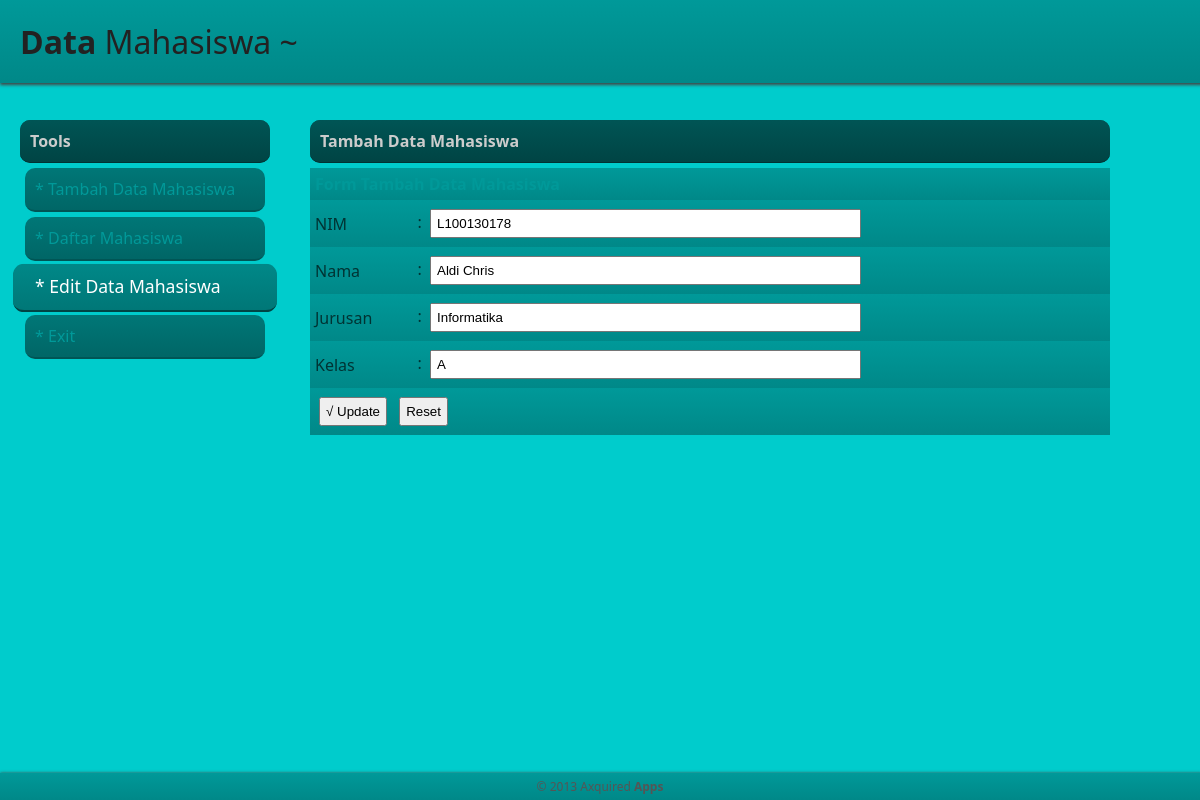
Screenshot of /front.php?n=editData&idEdit=3 with the database file from the repository.
### tables this page shows
CREATE TABLE IF NOT EXISTS `mhs` (
  `id` int(3) NOT NULL,
  `nim` varchar(11) NOT NULL,
  `nama` varchar(30) NOT NULL,
  `jurusan` varchar(30) NOT NULL,
  `kelas` varchar(2) NOT NULL
);

### inc/editData.php (the view, shortened to what this page needs)
<span>Tambah Data Mahasiswa </span>
<?php
	$id = $_GET[idEdit];
	$q = mysql_query("SELECT * FROM mhs WHERE id='$id'");
	while($ed=mysql_fetch_array($q)){
?>
<form id="formAdd" method="post">
<table width="100%" border="0" cellspacing="0" cellpadding="5">
  <thead>
    <th align="left" colspan="2">Form Tambah Data Mahasiswa</th>
  </thead>
  <tbody>
  <tr>
    <td>NIM</td>
    <td>: <input type="text" name="nim" placeholder="NIM" size="50" value="<?php echo $ed[nim]; ?>" required></td>
  </tr>
  <tr>
    <td>Nama</td>
    <td>: <input type="text" name="nama" placeholder="Nama Mahasiswa" size="50" value="<?php echo $ed[nama]; ?>" required></td>
  </tr>
  <tr>
    <td>Jurusan</td>
    <td>: <input type="text" name="jurusan" placeholder="Jurusan" size="50" value="<?php echo $ed[jurusan] ?>" required></td>
  </tr>
  <tr>
    <td>Kelas</td>
    <td>: <input type="text" name="kelas" placeholder="Kelas" size="50" value="<?php echo $ed[kelas] ?>" required></td>
  </tr>
  <tr>
    <td colspan="2"><input type="submit" name="UPDATE" value="&radic; Update"> <input type="reset"></td>
  </tr>
  </tbody>
</table>
</form>
<?php
}
?>

### defaultCSS.css (style rules this page uses)
body { margin:0; padding:0; background-color:#00CCCC; font-family:"Segoe UI", "Trebuchet MS", Verdana; }
.leftMenu > span, .leftMenu > a, .rightContent > span { display:block; padding:10px; border-radius: 10px; }
div#contenMid .leftMenu span, div#contenMid .rightContent span { background-image:-moz-linear-gradient(top, #005555, #004444); background-image:-webkit-linear-gradient(top, #005555, #004444); background-color:#005555; color:#CCC; border-bottom:#003333 1px solid; margin-bottom:5px; font-weight:bold; }
.rightContent table thead { color: #009999; background-image:-moz-linear-gradient(top, #006666, #005555); background-image:-webkit-linear-gradient(top, #009999, #008888); }
.rightContent table tbody tr { color:#003333; background-image:-moz-linear-gradient(top, #009999, #008888); background-image:-webkit-linear-gradient(top, #009999, #008888); text-transform:capitalize; }
form#formAdd input { text-transform:capitalize; padding:5px; margin:4px; }

### rows the page displays
mhs: nim "L100130178", nama "Aldi Chris", jurusan "Informatika", kelas "A"
